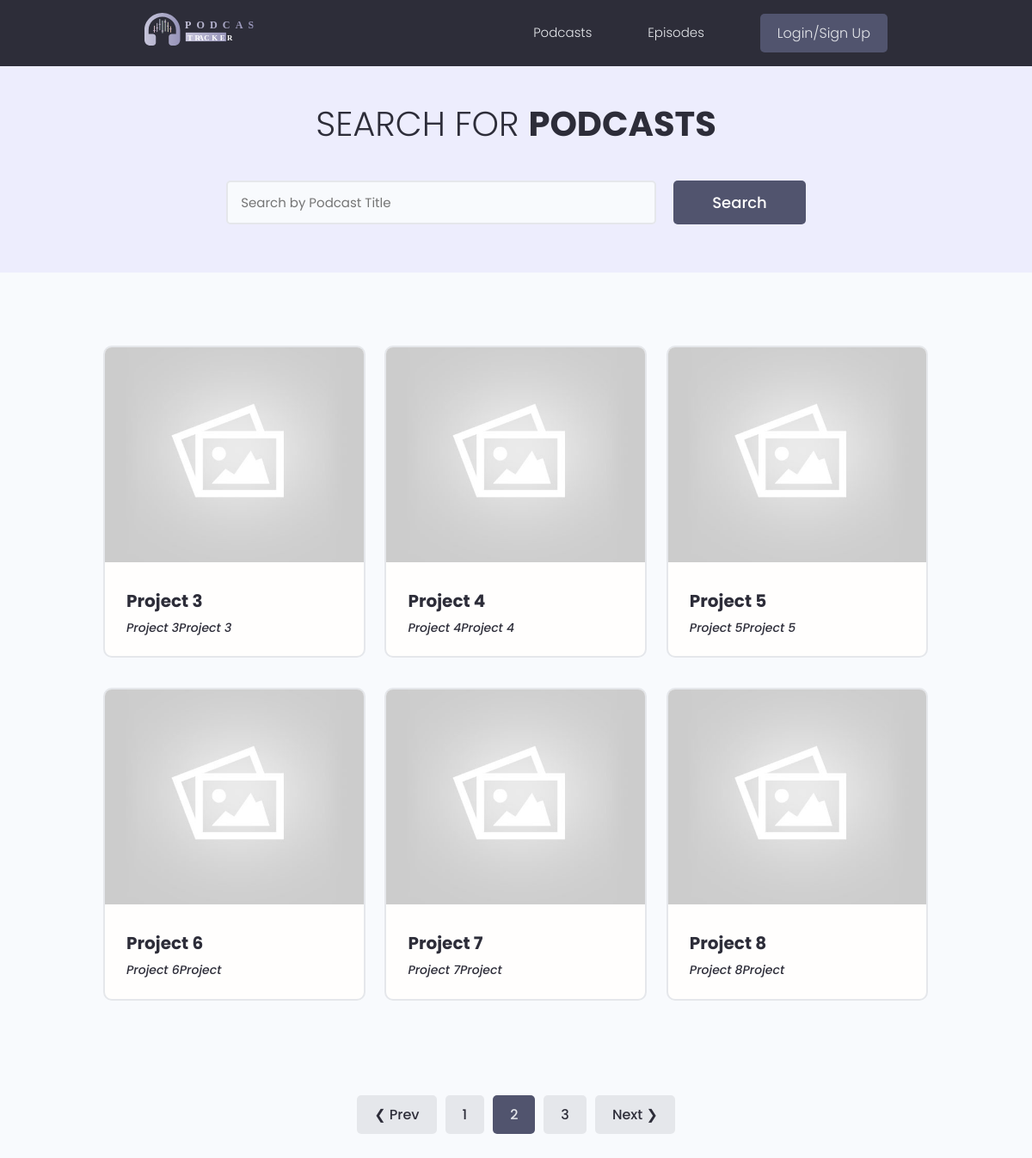
Screenshot of /?page=2 with the database file from the repository.
### podcasts/models.py (models this page shows, shortened)
class Podcast(models.Model):
    title = models.CharField(max_length=200)
    description = models.TextField(null=True, blank=True)
    featured_image=models.ImageField(null=True,blank=True, default="default.jpg")
    created = models.DateTimeField(auto_now_add=True)
    vote_total=models.IntegerField(default=0, null=True,blank=True)
    vote_ratio=models.FloatField(default=0, null=True,blank=True)
    id = models.UUIDField(default=uuid.uuid4, unique=True, primary_key=True, editable=False)
    spotifyid = models.CharField(max_length=200,null=True, blank=True)
    spotifyurl = models.CharField(max_length=2048,null=True, blank=True)
    spotifyimg = models.CharField(max_length=2048,null=True, blank=True)
    class Meta:
        ordering = ['-vote_total','-vote_ratio']

### podcasts/views.py (the view)
# urls.py: path("", include("podcasts.urls")),
def podcasts(request):
    allpodcasts, search_podcast=searchPodcast(request)
    numberOfResultsPerPage=6
    custom_range, allpodcasts = paginatePodcasts(request,allpodcasts,numberOfResultsPerPage)
    context={'allpodcasts': allpodcasts, 'search_podcast':search_podcast, 'custom_range':custom_range}
    return render(request, "podcasts/podcasts.html",context)

### podcasts/utils.py (called while the page is built)
def searchPodcast(request): # Search for podcasts by title
    search_podcast = ""
    if request.GET.get('search_podcast'):
        search_podcast = request.GET.get('search_podcast')
    allpodcasts= Podcast.objects.filter(title__icontains=search_podcast)
    return allpodcasts, search_podcast

def paginatePodcasts(request, allpodcasts, results): # Paginator for podcasts
    page = request.GET.get('page')
    paginator = Paginator(allpodcasts, results)
    try:
        allpodcasts = paginator.page(page)
    except PageNotAnInteger:
        page = 1
        allpodcasts = paginator.page(page)
    except EmptyPage:
        page = paginator.num_pages
        allpodcasts = paginator.page(page)
    leftIndex = (int(page) - 3)
    if leftIndex < 1:
        leftIndex = 1
    rigtIndex = (int(page) + 3)
    if rigtIndex > paginator.num_pages:
        rigtIndex=paginator.num_pages+1
    custom_range = range(leftIndex,rigtIndex)
    return custom_range, allpodcasts

### podcasts/templates/podcasts/podcasts.html (shortened to what this page needs)
{% extends "main.html" %}
{% block content %}
  <main class="projects">
    <section class="hero-section text-center">
      <div class="container container--narrow">
        <div class="hero-section__box">
          <h2>Search for <span>Podcasts</span></h2>
        </div>
        <div class="hero-section__search">
          <form id="searchForm" class="form" action="{% url 'podcasts' %}" method="get">
            <div class="form__field">
              <input class="input input--text" id="formInput#search" type="text" name="search_podcast"
               value="{{search_podcast}}" placeholder="Search by Podcast Title" />
            </div>
            <input class="btn btn--sub btn--lg" type="submit" value="Search" />
          </form>
        </div>
      </div>
    </section>
    <section class="projectsList">
      <div class="container">
        <div class="grid grid--three">
        {% for podcast in allpodcasts %}
          <div class="column">
            <div class="card project">
              <a href="{% url 'podcast' podcast.id %}" class="project">
                <img class="project__thumbnail" src="{{podcast.featured_image.url}}" alt="project thumbnail" />
                <div class="card__body">
                  <h3 class="project__title">{{podcast.title}}</h3>
                  <p><a class="project__author">{{podcast.description}}</a></p>
                </div>
              </a>
            </div>
          </div>
          {% endfor %}
        </div>
      </div>
    </section>
    {% include 'pagination.html' with queryset=allpodcasts custom_range=custom_range%}
  </main>
</body>
{% endblock content %}

### static/styles/app.css (style rules this page uses)
:root { --color-sub: #2d2d39; }
.btn--sub { background-color: var(--color-sub-light); }
.card { border: 2px solid var(--color-light); }
img { width: 100%; }
.hero-section { height: 40vh; display: flex; align-items: center; background-color: var(--color-sub); }
.hero-section__box { margin-bottom: 4rem; }
.hero-section__box > h2, .hero-section__box > h2 > span { font-size: 4rem; color: var(--color-light); line-height: 1.3; text-transform: uppercase; }
.hero-section__box > h2 { font-weight: 300; }
.hero-section__box > h2 > span { font-weight: 700; }
.hero-section__search > .form { display: flex; align-items: center; justify-content: center; gap: 2rem; }
.hero-section__search > .form input.input--text { width: 50rem; }
.project__author { font-size: 1.4rem; font-style: italic; color: #2d2d39; }
.projects > .hero-section { background: var(--color-sub-lighter); height: 30vh; }
.projects .hero-section__box { margin-bottom: 2.5rem; }
.projects .hero-section__box > h2 { color: var(--color-sub); }
.projects .hero-section__box > h2 > span { font-weight: 700; color: var(--color-sub); }
.projectsList { margin-top: 8rem; }
.project__thumbnail { height: 25rem; object-fit: cover; object-position: top center; }
.project__title { font-size: 2rem; font-weight: 700; color: var(--color-sub); }

### static/uikit/styles/modules/_variables.css (style rules this page uses)
:root { --color-main: #5aa5b9; --color-main-light: #e6faff; --color-sub: #3f4156; --color-sub-light: #51546e; --color-sub-lighter: #ededfd; --color-text: #737373; --color-gray: #8b8b8b; --color-light: #e5e7eb; --color-light-gray: #767676; --color-bg: #f8fafd; --color-white: #fffefd; --color-white-light: #f3f3f3; --color-success: #359e64; --color-success-bg: #def8e8; --color-error: #fc4b0b; --color-error-bg: #fff2ee; --font-base: 'Poppins', arial, helvetica, 'Segoe UI', roboto, ubuntu, sans-serif; --font-monospace: 'Fira Code', 'Courier New', courier, monospace; --font-regular: 300; --font-medium: 500; --font-bold: 700; --generic-shadow: 1px 1px 5px #00000010; --generic-transition: all 0.3s ease-in-out; }

### static/uikit/styles/modules/_base.css (style rules this page uses)
* { margin: 0; padding: 0; box-sizing: border-box; text-rendering: optimizeLegibility; color: inherit; font-size: inherit; }
html { font-size: 50%; }
@media only screen and (min-width: 480px) { html { font-size: 56.25%; } }
@media only screen and (min-width: 1200px) { html { font-size: 62.5%; } }
body { line-height: 1.6; font-weight: 400; font-size: 1.5rem; color: var(--color-text); background-color: var(--color-bg); min-height: 100vh; }

### static/uikit/styles/modules/_typography.css (style rules this page uses)
* { font-family: var(--font-base); }
h2 { font-size: 3.6rem; font-weight: var(--font-bold); }
h3 { font-size: 3.2rem; font-weight: var(--font-medium); }
p, span, strong { font-size: 1.6rem; color: var(--color-text); font-weight: var(--font-regular); }
a { padding-bottom: 2px; text-decoration: none; display: inline-block; color: var(--color-main); font-weight: var(--font-medium); }

### static/uikit/styles/modules/_utilities.css (style rules this page uses)
.container { width: 92%; max-width: 165rem; margin: 0 auto; box-sizing: border-box; }
.container--narrow { width: 92%; max-width: 120rem; }
@media screen and (min-width: 1000px) { .container { width: 90%; } }
@media screen and (min-width: 1000px) { .container--narrow { width: 85%; } }
@media screen and (min-width: 1200px) { .container { width: 80%; } }
@media screen and (min-width: 1200px) { .container--narrow { width: 72%; } }
.text-center { text-align: center; }

### static/uikit/styles/modules/_button.css (style rules this page uses)
.btn { display: inline-block; position: relative; cursor: pointer; background-color: var(--color-light); font-weight: var(--font-medium); color: var(--color-sub); text-decoration: none; padding: 1rem 2rem; border-radius: 0.5rem; border: none; width: -webkit-fit-content; width: -moz-fit-content; width: fit-content; height: -webkit-fit-content; height: -moz-fit-content; height: fit-content; font-size: 1.6rem; outline-width: 0; outline-color: transparent; -webkit-backface-visibility: hidden; backface-visibility: hidden; transition: all 0.3s ease-in-out; }
.btn--sub { background-color: var(--color-sub); color: var(--color-white); }
.btn--lg { font-size: 1.8rem; padding: 1.2rem 4.5rem; }

### static/uikit/styles/modules/_card.css (style rules this page uses)
.card { border-radius: 1rem; background-color: var(--color-white); border: 1.5px solid var(--color-light); width: auto; height: auto; margin-top: 0.5rem; margin-bottom: 0.5rem; overflow: hidden; }
.card__body, .card__header { padding: 2rem 2.5rem; }

### rows the page displays
Podcast: featured_image (placeholder picture), title "Project 3", description "Project 3Project 3"
Podcast: featured_image (placeholder picture), title "Project 4", description "Project 4Project 4"
Podcast: featured_image (placeholder picture), title "Project 5", description "Project 5Project 5"
Podcast: featured_image (placeholder picture), title "Project 6", description "Project 6Project"
Podcast: featured_image (placeholder picture), title "Project 7", description "Project 7Project"
Podcast: featured_image (placeholder picture), title "Project 8", description "Project 8Project"

### other values shown
{{ page }} "1" "3"
{{ page }} "2"
